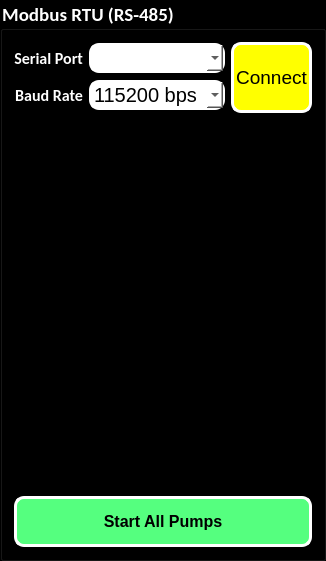
   <widget class="QGroupBox" name="groupBox">
    <property name="minimumSize">
     <size>
      <width>302</width>
      <height>561</height>
     </size>
    </property>
    <property name="font">
     <font>
      <family>Calibri</family>
      <pointsize>14</pointsize>
      <weight>75</weight>
      <bold>true</bold>
     </font>
    </property>
    <property name="styleSheet">
     <string notr="true">color: rgb(255, 255, 255);
background-color: rgb(0, 0, 0);</string>
    </property>
    <property name="title">
     <string>Modbus RTU (RS-485)</string>
    </property>
    <layout class="QHBoxLayout" name="horizontalLayout_2">
     <item>
      <layout class="QVBoxLayout" name="verticalLayout">
       <item>
        <layout class="QHBoxLayout" name="horizontalLayout">
         <item>
          <layout class="QGridLayout" name="gridLayout">
           <item row="0" column="1">
            <widget class="QComboBox" name="cbSerialPort">
             <property name="font">
              <font>
               <pointsize>15</pointsize>
              </font>
             </property>
             <property name="styleSheet">
              <string notr="true">background-color:  white;
border-color: white;
border-width: 2px;
border-radius: 10px;
border-style: outset;
color: rgb(0, 0, 0);</string>
             </property>
            </widget>
           </item>
           <item row="0" column="0">
            <widget class="QLabel" name="lbSerialPort">
             <property name="font">
              <font>
               <family>Calibri</family>
               <pointsize>12</pointsize>
               <weight>75</weight>
               <bold>true</bold>
              </font>
             </property>
             <property name="midLineWidth">
              <number>0</number>
             </property>
             <property name="text">
              <string>Serial Port</string>
             </property>
             <property name="alignment">
              <set>Qt::AlignRight|Qt::AlignTrailing|Qt::AlignVCenter</set>
             </property>
            </widget>
           </item>
           <item row="1" column="0">
            <widget class="QLabel" name="lbSerialPort_2">
             <property name="font">
              <font>
               <family>Calibri</family>
               <pointsize>12</pointsize>
               <weight>75</weight>
               <bold>true</bold>
              </font>
             </property>
             <property name="midLineWidth">
              <number>0</number>
             </property>
             <property name="text">
              <string>Baud Rate</string>
             </property>
             <property name="alignment">
              <set>Qt::AlignRight|Qt::AlignTrailing|Qt::AlignVCenter</set>
             </property>
            </widget>
           </item>
           <item row="1" column="1">
            <widget class="QComboBox" name="cbBaudRate">
             <property name="font">
              <font>
               <pointsize>15</pointsize>
              </font>
             </property>
             <property name="styleSheet">
              <string notr="true">background-color:  white;
border-color: white;
border-width: 2px;
border-radius: 10px;
border-style: outset;
color: rgb(0, 0, 0);</string>
             </property>
             <property name="currentIndex">
              <number>7</number>
             </property>
             <property name="maxVisibleItems">
              <number>10</number>
             </property>
             <item>
              <property name="text">
               <string>1200 bps</string>
              </property>
             </item>
             <item>
              <property name="text">
               <string>2400 bps</string>
              </property>
             </item>
             <item>
              <property name="text">
               <string>4800 bps</string>
              </property>
             </item>
             <item>
              <property name="text">
               <string>9600 bps</string>
              </property>
             </item>
             <item>
              <property name="text">
               <string>19200 bps</string>
              </property>
             </item>
             <item>
              <property name="text">
               <string>38400 bps</string>
              </property>
             </item>
             <item>
              <property name="text">
               <string>57600 bps</string>
              </property>
             </item>
             <item>
              <property name="text">
               <string>115200 bps</string>
              </property>
             </item>
             <item>
              <property name="text">
               <string>256000 bps</string>
              </property>
             </item>
             <item>
              <property name="text">
               <string>500000 bps</string>
              </property>
             </item>
             <item>
              <property name="text">
               <string>1000000 bps</string>
              </property>
             </item>
             <item>
              <property name="text">
               <string>1500000 bps</string>
              </property>
             </item>
            </widget>
           </item>
          </layout>
         </item>
         <item>
          <widget class="QPushButton" name="btnOpen">
           <property name="minimumSize">
            <size>
             <width>81</width>
             <height>71</height>
            </size>
           </property>
           <property name="font">
            <font>
             <pointsize>14</pointsize>
            </font>
           </property>
           <property name="styleSheet">
            <string notr="true">border-color: white;
background-color: rgb(255, 255, 0);
border-width: 3px;
border-radius: 10px;
border-style: outset;
color: rgb(0, 0, 0);
</string>
           </property>
           <property name="text">
            <string>Connect</string>
           </property>
          </widget>
         </item>
        </layout>
       </item>
       <item>
        <widget class="QListWidget" name="lsMotors">
         <property name="enabled">
          <bool>false</bool>
         </property>
         <property name="editTriggers">
          <set>QAbstractItemView::NoEditTriggers</set>
         </property>
        </widget>
       </item>
       <item>
        <widget class="QPushButton" name="btnStartAll">
         <property name="enabled">
          <bool>false</bool>
         </property>
         <property name="minimumSize">
          <size>
           <width>241</width>
           <height>51</height>
          </size>
         </property>
         <property name="font">
          <font>
           <pointsize>12</pointsize>
           <weight>75</weight>
           <bold>true</bold>
          </font>
         </property>
         <property name="autoFillBackground">
          <bool>false</bool>
         </property>
         <property name="styleSheet">
          <string notr="true">background-color: rgb(85, 255, 127);
border-color: white;
border-width: 3px;
border-radius: 10px;
border-style: outset;
color: rgb(0, 0, 0);
</string>
         </property>
         <property name="text">
          <string>Start All Pumps</string>
         </property>
         <property name="autoDefault">
          <bool>false</bool>
         </property>
         <property name="default">
          <bool>false</bool>
         </property>
         <property name="flat">
          <bool>false</bool>
         </property>
        </widget>
       </item>
      </layout>
     </item>
    </layout>
   </widget>
